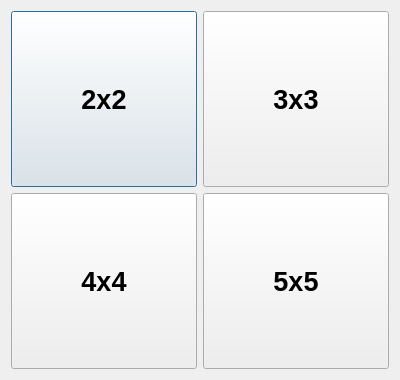
<?xml version="1.0" encoding="UTF-8"?>
<ui version="4.0">
 <class>Choose</class>
 <widget class="QDialog" name="Choose">
  <property name="geometry">
   <rect>
    <x>0</x>
    <y>0</y>
    <width>400</width>
    <height>380</height>
   </rect>
  </property>
  <property name="font">
   <font>
    <pointsize>18</pointsize>
   </font>
  </property>
  <property name="windowTitle">
   <string>Dialog</string>
  </property>
  <layout class="QVBoxLayout" name="verticalLayout">
   <item>
    <layout class="QGridLayout" name="gridLayout">
     <item row="0" column="0">
      <widget class="QPushButton" name="button2x2">
       <property name="sizePolicy">
        <sizepolicy hsizetype="Minimum" vsizetype="Expanding">
         <horstretch>0</horstretch>
         <verstretch>0</verstretch>
        </sizepolicy>
       </property>
       <property name="font">
        <font>
         <pointsize>20</pointsize>
         <bold>true</bold>
        </font>
       </property>
       <property name="cursor">
        <cursorShape>PointingHandCursor</cursorShape>
       </property>
       <property name="text">
        <string>2x2</string>
       </property>
      </widget>
     </item>
     <item row="0" column="1">
      <widget class="QPushButton" name="button3x3">
       <property name="sizePolicy">
        <sizepolicy hsizetype="Minimum" vsizetype="Expanding">
         <horstretch>0</horstretch>
         <verstretch>0</verstretch>
        </sizepolicy>
       </property>
       <property name="font">
        <font>
         <pointsize>20</pointsize>
         <bold>true</bold>
        </font>
       </property>
       <property name="cursor">
        <cursorShape>PointingHandCursor</cursorShape>
       </property>
       <property name="text">
        <string>3x3</string>
       </property>
      </widget>
     </item>
     <item row="1" column="0">
      <widget class="QPushButton" name="button4x4">
       <property name="sizePolicy">
        <sizepolicy hsizetype="Minimum" vsizetype="Expanding">
         <horstretch>0</horstretch>
         <verstretch>0</verstretch>
        </sizepolicy>
       </property>
       <property name="font">
        <font>
         <pointsize>20</pointsize>
         <bold>true</bold>
        </font>
       </property>
       <property name="cursor">
        <cursorShape>PointingHandCursor</cursorShape>
       </property>
       <property name="text">
        <string>4x4</string>
       </property>
      </widget>
     </item>
     <item row="1" column="1">
      <widget class="QPushButton" name="button5x5">
       <property name="sizePolicy">
        <sizepolicy hsizetype="Minimum" vsizetype="Expanding">
         <horstretch>0</horstretch>
         <verstretch>0</verstretch>
        </sizepolicy>
       </property>
       <property name="font">
        <font>
         <pointsize>20</pointsize>
         <bold>true</bold>
        </font>
       </property>
       <property name="cursor">
        <cursorShape>PointingHandCursor</cursorShape>
       </property>
       <property name="text">
        <string>5x5</string>
       </property>
      </widget>
     </item>
    </layout>
   </item>
  </layout>
 </widget>
 <resources/>
 <connections/>
</ui>
